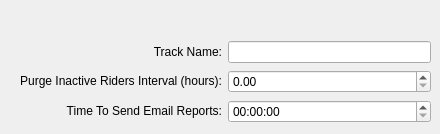
     <widget class="QWidget" name="tab">
      <attribute name="title">
       <string>Config</string>
      </attribute>
      <widget class="QWidget" name="layoutWidget">
       <property name="geometry">
        <rect>
         <x>20</x>
         <y>40</y>
         <width>411</width>
         <height>85</height>
        </rect>
       </property>
       <layout class="QGridLayout" name="gridLayout_3">
        <item row="0" column="0">
         <widget class="QLabel" name="label_9">
          <property name="text">
           <string>Track Name:</string>
          </property>
          <property name="alignment">
           <set>Qt::AlignRight|Qt::AlignTrailing|Qt::AlignVCenter</set>
          </property>
         </widget>
        </item>
        <item row="0" column="1">
         <widget class="QLineEdit" name="trackNameLineEdit">
          <property name="toolTip">
           <string extracomment="Enter track name">Enter track name</string>
          </property>
          <property name="text">
           <string/>
          </property>
          <property name="alignment">
           <set>Qt::AlignLeading|Qt::AlignLeft|Qt::AlignVCenter</set>
          </property>
         </widget>
        </item>
        <item row="1" column="0">
         <widget class="QLabel" name="tablePurgeIntervalLabel">
          <property name="sizePolicy">
           <sizepolicy hsizetype="Preferred" vsizetype="Fixed">
            <horstretch>0</horstretch>
            <verstretch>0</verstretch>
           </sizepolicy>
          </property>
          <property name="text">
           <string>Purge Inactive Riders Interval (hours):</string>
          </property>
          <property name="alignment">
           <set>Qt::AlignRight|Qt::AlignTrailing|Qt::AlignVCenter</set>
          </property>
         </widget>
        </item>
        <item row="1" column="1">
         <widget class="QDoubleSpinBox" name="tablePurgeIntervalDoubleSpinBox"/>
        </item>
        <item row="2" column="0">
         <widget class="QLabel" name="emailReportLatencyLabel">
          <property name="sizePolicy">
           <sizepolicy hsizetype="Preferred" vsizetype="Fixed">
            <horstretch>0</horstretch>
            <verstretch>0</verstretch>
           </sizepolicy>
          </property>
          <property name="text">
           <string>Time To Send Email Reports:</string>
          </property>
          <property name="alignment">
           <set>Qt::AlignRight|Qt::AlignTrailing|Qt::AlignVCenter</set>
          </property>
         </widget>
        </item>
        <item row="2" column="1">
         <widget class="QTimeEdit" name="timeToSendEmailReportsTimeEdit"/>
        </item>
       </layout>
      </widget>
     </widget>
